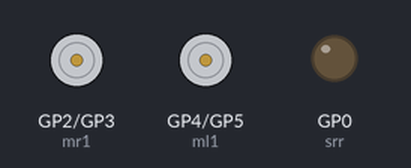
Simulated run of this program. Board: Raspberry Pi Pico. On the bench: motor-driver pin pairs drawn as motors (green arrow = first pin HIGH = forward, orange = second pin HIGH = backward, longer = more drive, scaled by the enable pin), output pins drawn as LEDs (lit = HIGH).

Above: at 0.0 s.
At 5.1 s:
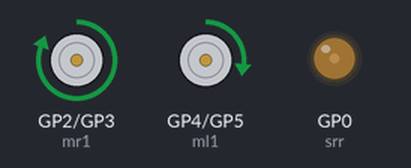
Timing chart, 0 to 6.6 s (numbered marks = the images above):
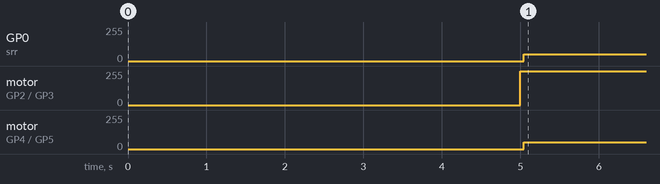

Measured:
- by itself, GP0 (srr): 0/255 → 49/255 at 5.0 s
- by itself, motor on GP2 (mr1) / GP3 (mr2): stopped → forward 255/255 at 5.0 s
- by itself, motor on GP4 (ml1) / GP5 (ml2): stopped → forward 49/255 at 5.0 s

The program:

main.cpp
```cpp
#include "Arduino.h"

int mr1=2;  //motor right 1
int mr2=3;  //motor right 2
int ml1=4;  //motor left 1
int ml2=5; //motor left 2
int rr=6;   //sensor right
int r=7;
int m=8;   //sensor right
int l=9;
int ll=10;  //sensor left
int srr=0;
int sr=0;
int sm=0;
int sl=0;
int sll=0;
int enr=0;
int  enl=1;

int vspeed=100;
int tspeed=255;
int tdelay=20;


void forward();
void left();
void right();
void stop();
void  setup()
{
 pinMode(mr1,OUTPUT);
 pinMode(mr2,OUTPUT);
 pinMode(ml1,OUTPUT);
 pinMode(ml2,OUTPUT);
 pinMode(sl,INPUT);
 pinMode(sll,INPUT);
 pinMode(sm,INPUT);
 pinMode(sl,INPUT);
 pinMode(srr,INPUT);

 delay(5000);
}

void loop()
{
 sr=digitalRead(sr);
 sl=digitalRead(sl);
 srr=digitalRead(srr);
 sll=digitalRead(sll);
 sm=digitalRead(sm);


  if(sl==LOW && sr==LOW)
  {
  forward(); //maju
  }

  if(sl==HIGH  && sr==LOW)
  {
  left(); //belok kiri
  }

  if(sl==LOW && sr==HIGH)
  {
  right(); //belok kanan
  }

  if(sl==HIGH && sr==HIGH)
  {
  stop(); //berhenti
  }
}

void forward()
 {
  digitalWrite(mr1,HIGH);
  digitalWrite(mr2,LOW);
  digitalWrite(ml1,HIGH);
  digitalWrite(ml2,LOW);
  analogWrite (enr,vspeed);
  analogWrite (enl,vspeed);
 }

void backward()
  {
  digitalWrite(mr1,LOW);
  digitalWrite(mr2,HIGH);
  digitalWrite(ml1,LOW);
  digitalWrite(ml2,HIGH);
  analogWrite (enr,vspeed);
  analogWrite (enl,vspeed);
  }

void right()
 {
  digitalWrite(mr1,LOW);
  digitalWrite(mr2,HIGH);
  digitalWrite(ml1,HIGH);
  digitalWrite(ml2,LOW);
  analogWrite (enr,tspeed);
  analogWrite (enl,tspeed);
  delay(tdelay);
 }

void left()
 {
  digitalWrite(mr1,HIGH);
  digitalWrite(mr2,LOW);
  digitalWrite(ml1,LOW);
  digitalWrite(ml2,HIGH);
  analogWrite (enr,tspeed);
  analogWrite (enl,tspeed);
  delay(tdelay);
}

void stop()
 {
  analogWrite (enr,0);
  analogWrite  (enl,0);
 }
```
